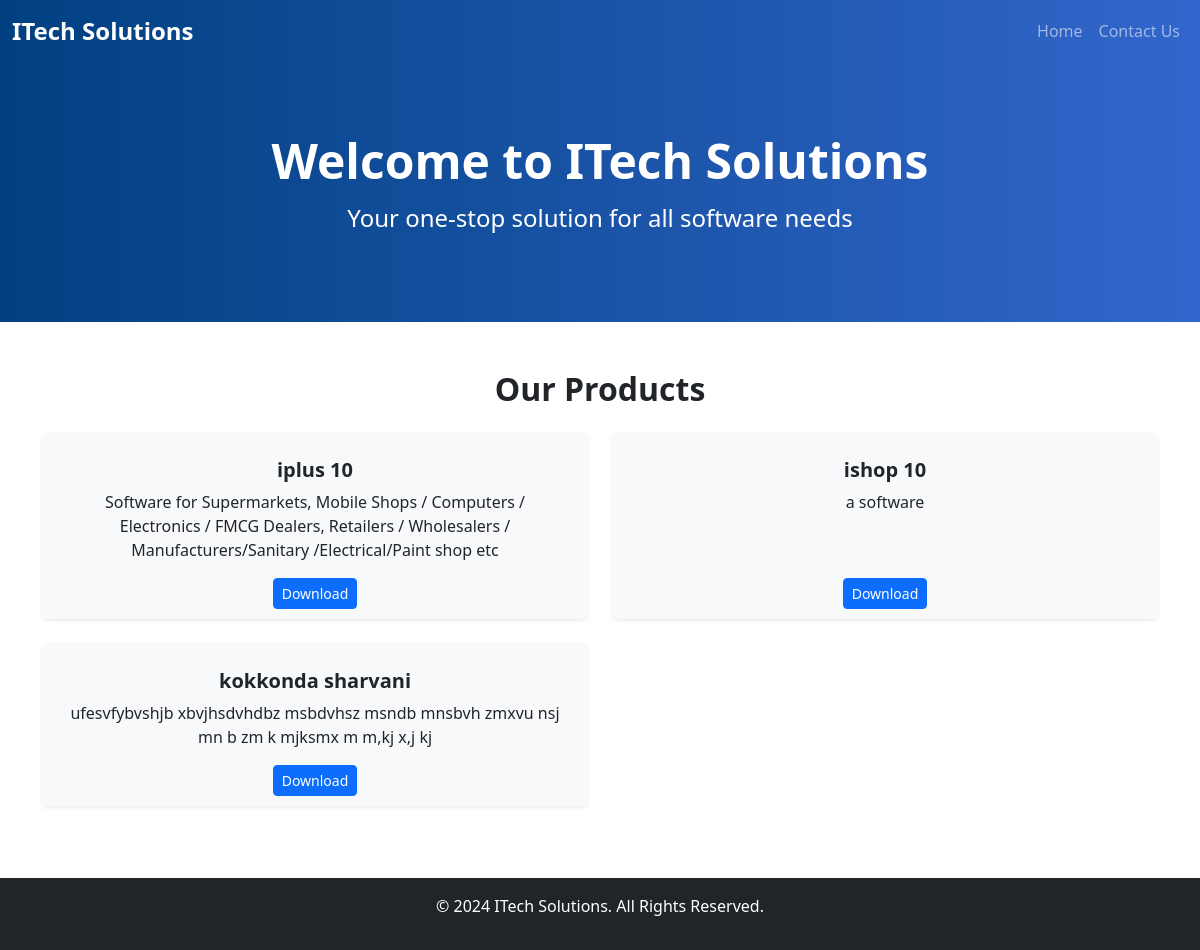
/, run on an earlier commit of the app's database.
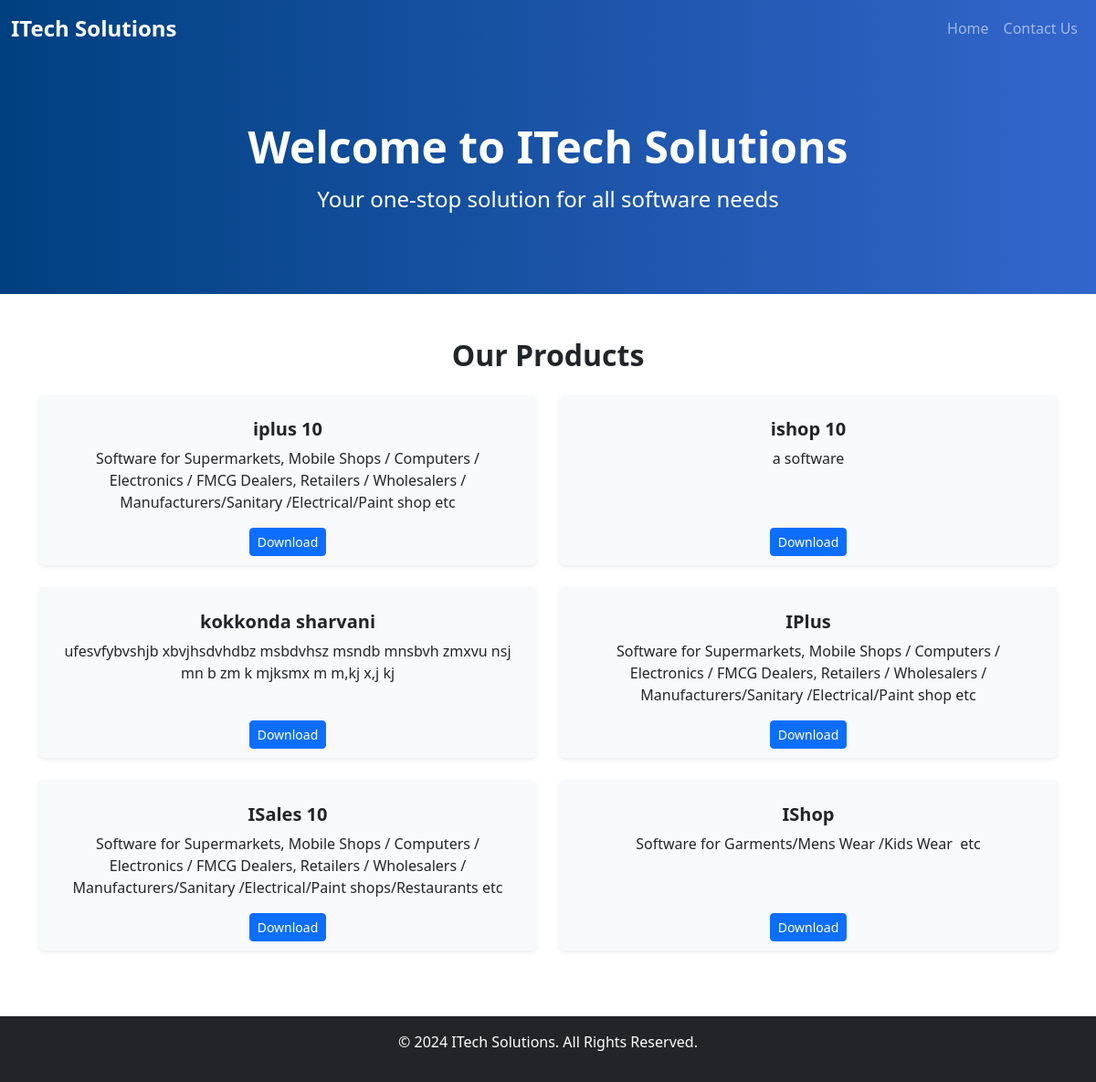
And on a later commit of the database.
### itech_solutions/models.py (models this page shows, shortened)
class Software(models.Model):
    name = models.CharField(max_length=255)
    description = models.TextField()
    file = models.FileField(upload_to="software_files/")
    uploaded_at = models.DateTimeField(auto_now_add=True)

### itech_solutions/views.py (the view, shortened to what this page needs)
# urls.py: path('', (views.home), name='home'),  # Home page
def home(request):
    softwares = Software.objects.all()
    return render(request, 'index.html', {'softwares': softwares})

### itech_solutions/templates/index.html (shortened to what this page needs)
{% extends 'base.html' %}
{% block content %}
<div class="hero" style="background:linear-gradient(to right, #004080, #3366cc); color: white; padding: 70px 20px; text-align: center; margin: 0;width:100%;">
    <div class="hero-content">
        <h1 class="display-4" style="font-size: 3rem; font-weight: 700; margin-bottom: 10px; animation: fadeIn 1.5s;">Welcome to ITech Solutions</h1>
        <p class="lead" style="font-size: 1.5rem; margin-top: 10px; animation: fadeIn 2s;">Your one-stop solution for all software needs</p>
    </div>
</div>
<div class="container my-5">
    <h2 class="text-center mb-4" style="font-weight: 600;">Our Products</h2>
    <div class="row">
        {% for software in softwares %}
        <div class="col-md-6 mb-4">
            <div class="card h-100 shadow-sm" style="border: none; transition: transform 0.3s, box-shadow 0.3s;background-color: #f8f9fa;padding:10px">
                <div class="card-body">
                    <h5 class="card-title" style="font-weight: 600;text-align: center;">{{ software.name }}</h5>
                    <p class="card-text" style="text-align: center;">{{ software.description }}</p>
                </div>
                <div class=" text-center" style="background-color: #f8f9fa;">
                    <button class="btn btn-primary btn-sm openModal" data-bs-toggle="modal" data-bs-target="#downloadModal"
                            data-url="{{ software.file.url }}" data-name="{{ software.name }}">Download</button>
                </div>
            </div>
        </div>
        {% endfor %}
    </div>
</div>
<link rel="stylesheet" href="https://cdnjs.cloudflare.com/ajax/libs/bootstrap-icons/1.10.5/font/bootstrap-icons.min.css">
{% endblock %}

### itech_solutions/templates/base.html (shortened to what this page needs)
<!DOCTYPE html>
<html lang="en">
<head>
    <link href="https://cdn.jsdelivr.net/npm/bootstrap@5.3.0-alpha3/dist/css/bootstrap.min.css" rel="stylesheet">
    <link rel="stylesheet" href="https://cdnjs.cloudflare.com/ajax/libs/bootstrap-icons/1.10.5/font/bootstrap-icons.min.css">
</head>
<body>
    <nav class="navbar navbar-expand-lg navbar-dark">
        <div class="container-fluid">
            <a class="navbar-brand" href="{% url 'home' %}">ITech Solutions</a>
            <div class="collapse navbar-collapse" id="navbarNav">
                <ul class="navbar-nav ms-auto">
                    <li class="nav-item">
                        <a class="nav-link {% if request.path == '/home/' %}active{% endif %}" href="{% url 'home' %}">Home</a>
                    </li>
                    <li class="nav-item">
                        <a class="nav-link {% if request.path == '/contact/' %}active{% endif %}" href="{% url 'contact' %}">Contact Us</a>
                    </li>
                </ul>
            </div>
        </div>
    </nav>
    <main>
        <div >
            {% block content %}
            {% endblock %}
        </div>
    </main>
    <footer>
        <p>&copy; 2024 ITech Solutions. All Rights Reserved.</p>
    </footer>
</body>
</html>

### itech_solutions/templates/base.html (style rules this page uses)
.navbar { background: linear-gradient(to right, #004080, #3366cc); color: white; }
.navbar-brand { font-weight: bold; font-size: 1.5rem; }
.nav-link { font-weight: 500; font-size: 1rem; }
html, body { height: 100%; margin: 0; }
body { display: flex; flex-direction: column; }
main { flex: 1; }
footer { background: #212529; color: white; padding: 1rem; text-align: center; }

What changed in the data, as far as the page shows it:
added Software: name "IPlus", description "Software for Supermarkets, Mobile Shops / Computers / Electronics / FMCG Dealers, Retailers / Wholesalers / Manufacturers/Sanitary /Electrical/Paint shop etc"
added Software: name "ISales 10", description "Software for Supermarkets, Mobile Shops / Computers / Electronics / FMCG Dealers, Retailers / Wholesalers / Manufacturers/Sanitary /Electrical/Paint shops/Restaurants etc"
added Software: name "IShop", description "Software for Garments/Mens Wear /Kids Wear etc"
